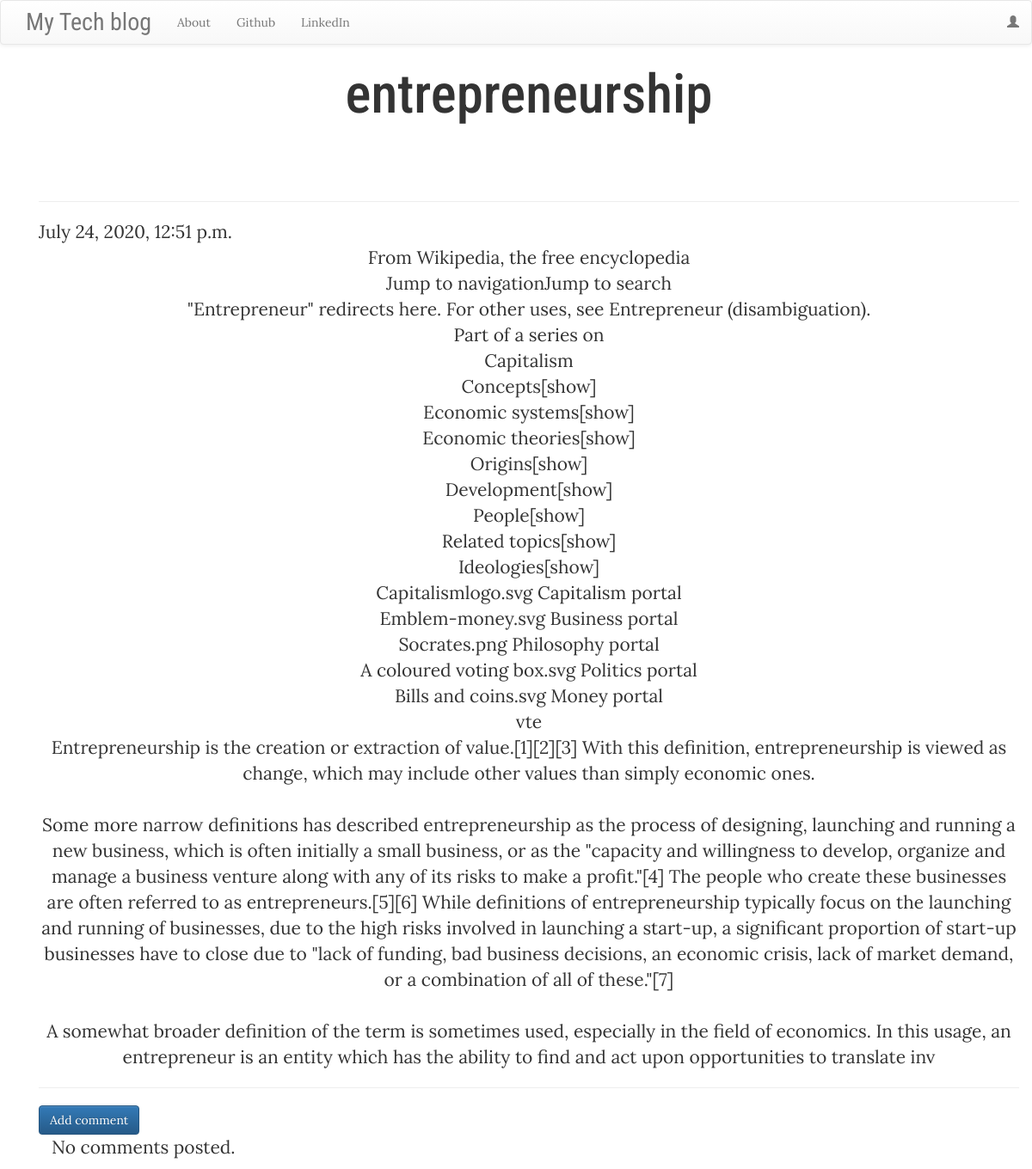
The app's page /post/1/ with its own data.
### blog/models.py (models this page shows, shortened)
class Post(models.Model):
    author=models.ForeignKey('auth.User',max_length=120,on_delete=models.DO_NOTHING)
    title=models.CharField(max_length=50)
    text=models.TextField()
    created_date=models.DateTimeField(default=timezone.now)
    published_date=models.DateTimeField(blank=True,null=True)

### blog/views.py (the view)
# urls.py: path('post/<int:pk>/',views.PostDetailView.as_view(),name='post_detail'),
class PostDetailView(DetailView):
    model = Post

### blog/templates/blog/post_detail.html (shortened to what this page needs)
{% extends 'blog/base.html' %}
{% block content %}
<div class="details container">
        <h1 class='posttitle loader'>{{ post.title }}</h1>
        <br>
        <br>
        <hr>
        {% if post.published_date %}
            <div class="date postdate">
                {{ post.published_date }}
            </div>
        {% else %}
            <a class="btn btn-default" href="{% url 'post_publish' pk=post.pk %}">Publish</a>
        {% endif %}
      <p class='postcontent' >{{ post.text|safe|linebreaksbr }}</p>
  <hr>
  <a class="btn btn-primary btn-comment" href="{% url 'add_comment_to_post' pk=post.pk %}">Add comment</a>
  <div class="container">
  {% for comment in post.comments.all %}
  <br>
      {% if user.is_authenticated or comment.approved_comment %}
              {{ comment.created_date }}
              {% if not comment.approved_comment %}
                  <a class="btn btn-default" href="{% url 'comment_remove' pk=comment.pk %}"><span class="glyphicon glyphicon-remove"></span></a>
                  <a class="btn btn-default" href="{% url 'comment_approve' pk=comment.pk %}"><span class="glyphicon glyphicon-ok"></span></a>
              {% endif %}
          <p>{{ comment.text|safe|linebreaks }}</p>
          <p>Posted by: <strong>{{ comment.author }}</strong></p>
      {% endif %}
  {% empty %}
      <p>No comments posted.</p>
  {% endfor %}
</div>
</div>
{% endblock %}

### blog/static/css/blog.css (style rules this page uses)
body { background:url("https://images.unsplash.com/photo-1530569673472-307dc017a82d?ixlib=rb-1.2.1&auto=format&fit=crop&w=500&q=60"); background-size: cover; }
.details { font-family: 'Lora', serif; font-size: 1.5em; }
.posttitle { text-align: center; font-family: 'Roboto Condensed', sans-serif; font-size: 3em; }
.postcontent { text-align: center; font-family: 'Lora', serif; }
body, html { margin: 0; padding: 0; height: 100%; }

### records on screen
Post: title "entrepreneurship", published_date "July 24, 2020, 12:51 p.m.", text "From Wikipedia, the free encyclopedia Jump to navigationJump to search \"Entrepreneur\" redirects here. For other uses, see Entrepreneur (disambiguation). Part of a series on Capitalism Concepts[show] Economic systems[show] Economic theories[show] Origins[show] Development[show] People[show] Related topics[show] Ideologies[show] Capitalismlogo.svg Capitalism portal Emblem-money.svg Business portal Socrates.png Philosophy portal A coloured voting box.svg Politics portal Bills and coins.svg Money portal vte Entrepreneurship is the creation or extraction of value.[1][2][3] With this definition, entrepreneurship is viewed as change, which may include other values than simply economic ones. Some…"
